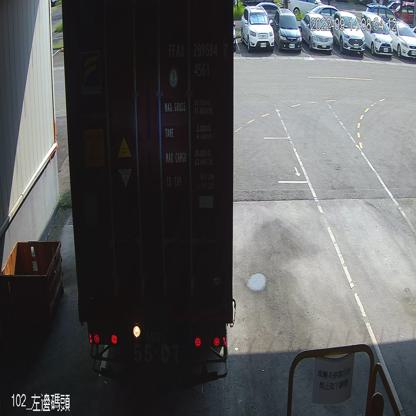
#> input picture 貨櫃資料集/images/test/image_0058.jpg, 416 x 416 px, given as the content of the folder /content/crop_images, which was not available
$ jupyter execute --allow-errors 'HW03_YoloV8_Colab_新測試集.ipynb'   (shell and % lines are left out)   (text cells are left out)
#> lines starting #> are read from the running program, lines starting #| are printed output that depends on the picture; after the words box and inside, x2 and y2 are one past the last pixel; in counts of white or black regions, pixels touching at a corner belong together; pictures that were not available may be replaced by others from this repository, and a replacement may not be noted
[cell 1]
'''
#將.xml轉成Yolo所需 .txt檔案
import os
import xml.etree.ElementTree as ET

def convert_coordinates(size, box):
    # 轉換坐標
    dw = 1.0 / size[0]
    dh = 1.0 / size[1]
    x = (box[0] + box[1]) / 2.0
    y = (box[2] + box[3]) / 2.0
    w = box[1] - box[0]
    h = box[3] - box[2]
    x = x * dw
    w = w * dw
    y = y * dh
    h = h * dh
    return (x, y, w, h)

def convert_xml_to_yolo(xml_path, output_root, class_dict, output_folders):
    # 解析XML並轉換為YOLO格式
    tree = ET.parse(xml_path)
    root = tree.getroot()

    size = root.find('size')
    w = int(size.find('width').text)
    h = int(size.find('height').text)

    for output_folder in output_folders:
        folder_name = os.path.basename(output_folder)
        output_dir = os.path.join(output_root, folder_name)
        if not os.path.exists(output_dir):
            os.makedirs(output_dir)

        output_file_path = os.path.join(output_dir, os.path.splitext(os.path.basename(xml_path))[0] + '.txt')
        with open(output_file_path, 'w') as f:
            for obj in root.findall('object'):
                cls = obj.find('name').text
                if cls not in class_dict:
                    continue
                cls_id = class_dict[cls]
                xml_box = obj.find('bndbox')
                box = (float(xml_box.find('xmin').text), float(xml_box.find('xmax').text),
                       float(xml_box.find('ymin').text), float(xml_box.find('ymax').text))
                bb = convert_coordinates((w,h), box)
                f.write(f"{cls_id} {' '.join([str(a) for a in bb])}\n")

# 資料夾列表
folders = ["訓練集_xml", "驗證集_xml", "測試集_xml"]
o_folders = ["train", "val", "test"]

# 分類字典，將類別名映射到整數標籤
class_dict = {"container": 0}

# 輸出根資料夾路徑
output_root = "E:\Downloads\貨櫃資料集\labels"

# 如果輸出根資料夾不存在，則創建
if not os.path.exists(output_root):
    os.makedirs(output_root)

# 迴圈處理每個資料夾
for folder, o_folder in zip(folders, o_folders):
    folder_path = os.path.join("E:\Downloads\貨櫃資料集", folder)  # 資料夾路徑
    xml_files = [f for f in os.listdir(folder_path) if f.endswith('.xml')]  # 獲取所有XML檔案
    output_folders = [os.path.join(output_root, o_folder)]  # 輸出資料夾路徑
    for xml_file in xml_files:
        xml_path = os.path.join(folder_path, xml_file)  # XML檔案路徑
        convert_xml_to_yolo(xml_path, output_root, class_dict, output_folders)

print("labels轉換完成!")
'''

[cell 2]
'''
from PIL import Image

# 資料夾列表
folder_path = "E:/Downloads/貨櫃資料集/"
folders = [folder_path + "訓練集", folder_path + "驗證集", folder_path + "測試集"]

output_folders = [folder_path + "images/train", folder_path + "images/val", folder_path + "images/test"]


# 創建輸出資料夾
for output_folder in output_folders:
    os.makedirs(output_folder, exist_ok=True)

# 轉換函數
def resize_images(folder, output_folder):
    # 獲取資料夾中所有圖片的檔案名稱
    files = os.listdir(folder)

    # 迴圈處理每張圖片
    for file in files:
        # 檔案路徑
        file_path = os.path.join(folder, file)

        # 如果是檔案
        if os.path.isfile(file_path):
            # 打開圖片
            img = Image.open(file_path)

            # 重新調整大小
            resized_img = img.resize((416, 416))

            # 另存新圖片
            resized_img.save(os.path.join(output_folder, file))

# 對每個資料夾和對應的輸出資料夾調用resize_images函數
for folder, output_folder in zip(folders, output_folders):
    resize_images(folder, output_folder)

print("images轉換完成!")
'''

[cell 3]
from ultralytics import YOLO

# Load a model
#> (the rest of this cell did not finish here and is left out)

[cell 4]
# 將預測框存成txt檔

import os

# 定義圖片檔案目錄路徑
source_directory = '/content/hw3_M11221004/圖片準確率測試集'

# 預測整個目錄
#> (the rest of this cell did not finish here and is left out)

[cell 5]
# 將重複預測框使用NMS去除
import os
import numpy as np

# 讀取預測框
def read_prediction_boxes_from_txt(file_path):
    with open(file_path, 'r') as f:
        lines = f.readlines()
    boxes_by_image = {}
    for line in lines:
        parts = line.strip().split()
        if len(parts) < 6:
            continue  # 忽略不完整的行
        img_name = parts[0]
        class_name = parts[1]
        x1, y1, x2, y2 = map(float, parts[2:])
        if img_name not in boxes_by_image:
            boxes_by_image[img_name] = []
        boxes_by_image[img_name].append((class_name, x1, y1, x2, y2))
    return boxes_by_image


# [54 lines left out: functions save_boxes_to_txt_with_nms, apply_nms, calculate_iou, not called in this run]


# 讀取預測框
#> (the rest of this cell did not finish here and is left out)

[cell 6]
# 檢查每個圖片是否只有一個預測框
import os

# 讀取預測框
def read_prediction_boxes_from_txt(file_path):
    with open(file_path, 'r') as f:
        lines = f.readlines()
    boxes = []
    for line in lines:
        parts = line.strip().split()
        if len(parts) < 6:
            continue  # 忽略不完整的行
        img_name = parts[0]
        score = float(parts[-1])
        x1, y1, x2, y2 = map(float, parts[-5:-1])
        boxes.append((img_name, x1, y1, x2, y2, score))
    return boxes

# 確保每個圖片只有一個預測框
# [9 lines left out: function ensure_single_prediction_per_image, not called in this run]

# 讀取預測框
#> (the rest of this cell did not finish here and is left out)

[cell 7]
# 載入真實框
import os
from PIL import Image

def get_image_resolution(image_path):
    with Image.open(image_path) as img:
        return img.size  # 返回 (width, height)

def read_true_boxes(labels_directory, images_directory):
    true_boxes = {}
    for label_file in os.listdir(labels_directory):
        if label_file.endswith('.txt'):
            image_id = os.path.splitext(label_file)[0]
            image_path = os.path.join(images_directory, image_id + ".jpg")  # 假設影像文件格式為.jpg

            # 确保对应的影像文件存在
            if not os.path.exists(image_path):
                print(f"Image file {image_path} does not exist. Skipping.")
                continue

            with open(os.path.join(labels_directory, label_file), 'r') as f:
                lines = f.readlines()
            boxes = []
            image_width, image_height = get_image_resolution(image_path)
            for line in lines:
                parts = line.strip().split()
                if len(parts) == 5:  # 确保每行有5个部分
                    class_index = int(parts[0])
                    x_center = float(parts[1])
                    y_center = float(parts[2])
                    width = float(parts[3])
                    height = float(parts[4])
                    # 计算左上角和右下角坐标
                    x1 = int((x_center - width / 2) * image_width)
                    y1 = int((y_center - height / 2) * image_height)
                    x2 = int((x_center + width / 2) * image_width)
                    y2 = int((y_center + height / 2) * image_height)
                    boxes.append({'class_index': class_index, 'coordinates': [x1, y1, x2, y2]})
            true_boxes[image_id] = boxes
    return true_boxes

# 真實框的資料夾路徑
labels_directory = '/content/hw3_M11221004/貨櫃資料集/labels/test'
# 影像的資料夾路徑
images_directory = '/content/hw3_M11221004/貨櫃資料集/測試集'

# 讀取真實框
true_boxes = read_true_boxes(labels_directory, images_directory)

# 將真實框轉換成易於計算 IoU 的格式
true_boxes_for_iou = [{'image_id': image_id, 'boxes': boxes} for image_id, boxes in true_boxes.items()]

# 按照影像序號排序真實框
true_boxes_for_iou.sort(key=lambda x: int(x['image_id'].split('_')[-1]))

# 將真實框保存到 TXT 文件
output_path = '/content/true_boxes_for_iou.txt'  # 確保路徑正確
with open(output_path, 'w') as txtfile:
    for true_box in true_boxes_for_iou:
        image_id = true_box['image_id']
        for box in true_box['boxes']:
            class_index = box['class_index']
            x_min, y_min, x_max, y_max = box['coordinates']
            txtfile.write(f"{image_id} {class_index} {x_min} {y_min} {x_max} {y_max}\n")

print("真實框轉換完成")

[cell 8]
# 目視檢查真實框是否有對應到實際圖片
'''
import os
from PIL import Image, ImageDraw

def draw_boxes_on_image(image_path, boxes, output_path):
    with Image.open(image_path) as img:
        draw = ImageDraw.Draw(img)
        for box in boxes:
            class_index = box['class_index']
            x1, y1, x2, y2 = box['coordinates']
            draw.rectangle([x1, y1, x2, y2], outline="red", width=2)
            draw.text((x1, y1), str(class_index), fill="red")
        img.save(output_path)

# 真實框的文件路徑
true_boxes_file = '/content/true_boxes_for_iou.txt'
# 影像的資料夾路徑
images_directory = '/content/hw3_M11221004/貨櫃資料集/測試集'
# 繪製結果的資料夾路徑
draw_directory = '/content/draw'

# 確保繪製結果的資料夾存在
os.makedirs(draw_directory, exist_ok=True)

# 讀取真實框數據
true_boxes = {}
with open(true_boxes_file, 'r') as f:
    lines = f.readlines()
    for line in lines:
        parts = line.strip().split()
        image_id = parts[0]
        class_index = int(parts[1])
        x_min = int(parts[2])
        y_min = int(parts[3])
        x_max = int(parts[4])
        y_max = int(parts[5])
        box = {'class_index': class_index, 'coordinates': [x_min, y_min, x_max, y_max]}
        if image_id not in true_boxes:
            true_boxes[image_id] = []
        true_boxes[image_id].append(box)

# 繪製並保存影像
for image_id, boxes in true_boxes.items():
    image_path = os.path.join(images_directory, image_id + ".jpg")
    output_image_path = os.path.join(draw_directory, image_id + ".jpg")

    if not os.path.exists(image_path):
        print(f"Image file {image_path} does not exist. Skipping.")
        continue

    draw_boxes_on_image(image_path, boxes, output_image_path)

print("所有影像已繪製並保存完成")
'''

[cell 9]
# 定義讀取函數來讀取框的座標

import os

# 定義解析函數
def read_boxes_from_txt(file_path):
    boxes = []
    with open(file_path, 'r') as file:
        lines = file.readlines()
        for line in lines:
            parts = line.strip().split()
            image_id = parts[0]
            class_index = int(float(parts[1]))  # 轉換為整數
            x_min = float(parts[2])
            y_min = float(parts[3])
            x_max = float(parts[4])
            y_max = float(parts[5])
            boxes.append({'image_id': image_id, 'class_index': class_index, 'coordinates': [x_min, y_min, x_max, y_max]})
    return boxes

# 讀取真實框和預測框的文件路徑
true_boxes_file = 'true_boxes_for_iou.txt'
pred_boxes_file = 'nms_pred_boxes_for_iou.txt'

# 讀取真實框和預測框
#> (the rest of this cell did not finish here and is left out)

[cell 10]
# 計算IoU 與 讀取真實框、預測框座標文件

# [15 lines left out: function calculate_iou, not called in this run]


# 讀取預測框和真實框的文件
def read_boxes_from_txt(file_path):
    boxes = []
    with open(file_path, 'r') as file:
        lines = file.readlines()
        for line in lines:
            parts = line.strip().split()
            image_id = parts[0]
            class_index = int(float(parts[1]))  # 轉換為整數
            x_min = float(parts[2])
            y_min = float(parts[3])
            x_max = float(parts[4])
            y_max = float(parts[5])
            boxes.append({'image_id': image_id, 'class_index': class_index, 'coordinates': [x_min, y_min, x_max, y_max]})
    return boxes

# 讀取真實框和預測框
true_boxes_file = 'true_boxes_for_iou.txt'
pred_boxes_file = 'nms_pred_boxes_for_iou.txt'

#> (the rest of this cell did not finish here and is left out)

[cell 11]
'''
# 讀取預測框檔案
pred_boxes_file = 'nms_pred_boxes_for_iou.txt'
true_boxes_file = 'true_boxes_for_iou.txt'

pred_boxes = {}
true_boxes = {}

with open(pred_boxes_file, 'r') as f:
    lines = f.readlines()
    for line in lines:
        parts = line.strip().split()
        img_name = parts[0]
        x1, y1, x2, y2 = map(float, parts[2:])
        w = x2 - x1
        h = y2 - y1
        pred_boxes[img_name] = (x1, y1, w, h)

with open(true_boxes_file, 'r') as f:
    lines = f.readlines()
    for line in lines:
        parts = line.strip().split()
        img_name = parts[0]
        x1, y1, x2, y2 = map(float, parts[2:])
        w = x2 - x1
        h = y2 - y1
        true_boxes[img_name] = (x1, y1, w, h)

# 定義 IoU 計算函數
def calculate_iou(box1, box2):
    x1, y1, w1, h1 = box1
    x2, y2, w2, h2 = box2

    x_left = max(x1, x2)
    y_top = max(y1, y2)
    x_right = min(x1 + w1, x2 + w2)
    y_bottom = min(y1 + h1, y2 + h2)

    intersection_area = max(0, x_right - x_left) * max(0, y_bottom - y_top)
    box1_area = w1 * h1
    box2_area = w2 * h2
    union_area = box1_area + box2_area - intersection_area

    if union_area == 0:
        return 0

    iou = intersection_area / union_area
    return iou

# 讀取 image_0XXX 的預測框和真實框座標
image_name = 'image_0719'
pred_coordinates = pred_boxes.get(image_name, (0, 0, 0, 0))
true_coordinates = true_boxes.get(image_name, (0, 0, 0, 0))

# 計算 IoU
iou = calculate_iou(pred_coordinates, true_coordinates)
print(f"{image_name} 的 IoU:", iou)
'''

[cell 12]
'''
# 初始化統計變量
TP = 0
FP = 0
FN = 0
total_iou = 0
total_predictions = 0
iou_threshold = 0.5  # IoU 大於 閾值 才算正樣本

# 遍歷每個樣本
for img_name in pred_boxes.keys():
    # 取得每個樣本的預測框和真實框
    pred_box = pred_boxes[img_name]
    true_box = true_boxes[img_name]

    # 取出預測框和真實框的坐標
    pred_coordinates = pred_box
    true_coordinates = true_box

    # 計算 IoU
    iou = calculate_iou(pred_coordinates, true_coordinates)

    # 打印每个样本的 IoU
    print(f"IoU for {img_name}: {iou}")

    # 根據 IoU 值更新 TP、FP 和 FN

    if iou >= iou_threshold:
        TP += 1
    else:
        FN += 1


    # 更新 total_iou
    total_iou += iou

# 計算 Precision、Recall、F1-score、mAP
precision = TP / (TP + FP) if (TP + FP) > 0 else 0
recall = TP / (TP + FN) if (TP + FN) > 0 else 0
f1_score = 2 * (precision * recall) / (precision + recall) if (precision + recall) > 0 else 0
mAP = total_iou / len(pred_boxes) if len(pred_boxes) > 0 else 0

# 打印所有指標的值
print("TP:", TP)
print("FP:", FP)
print("FN:", FN)
print("Precision:", precision)
print("Recall:", recall)
print("F1 Score:", f1_score)
print("mAP:", mAP)
'''

[cell 13]
# 遇到UTF-8錯誤
import locale
locale.getpreferredencoding = lambda: "UTF-8"

[cell 14]
# 讀取預測框與預測後圖片檔
def read_bounding_boxes(file_path):
    bounding_boxes = {}
    with open(file_path, 'r') as file:
        lines = file.readlines()
        for line in lines:
            parts = line.strip().split()
            image_name = parts[0]
            bbox = list(map(float, parts[1:]))
            bounding_boxes[image_name] = bbox
    return bounding_boxes

# [8 lines left out: function check_filenames, not called in this run]

#> (the rest of this cell did not finish here and is left out)

[cell 15]
# 裁切圖片並保存
from PIL import Image
import os

def load_image(image_path):
    return Image.open(image_path)

# [31 lines left out: function crop_image_with_bbox, not called in this run]


#> (the rest of this cell did not finish here and is left out)


    cropped_image_paths = []

    # 檢查檔名對應並裁切圖片
    for image_name in bounding_boxes.keys():
        image_file_name = image_name + ".jpg"  # 假設圖片副檔名是 .jpg，根據實際情況調整
        image_path = os.path.join(image_folder, image_file_name)
        if not os.path.exists(image_path):
            print(f"Image {image_file_name} not found in {image_folder}")
        else:
            print(f"Image {image_file_name} found and verified")

            # 裁切圖片並保存
            cropped_image_path = crop_image_with_bbox(image_path, bounding_boxes[image_name], cropped_image_folder)
            if cropped_image_path:
                cropped_image_paths.append(cropped_image_path)

    # 列印裁切後的所有圖片路徑
    print("Cropped image paths:")
    for path in cropped_image_paths:
        print(path)

[cell 16]
# 使用大津法將圖片二值化
import cv2
import os

def binarize_image(image_path, save_folder):
    # 讀取圖片
#> called with image_path = '_only/image_0058.jpg', save_folder = '/content/adjust_images'
    image = cv2.imread(image_path)
#> image is the input picture: shape (416, 416, 3); mean B, G, R 90.8, 89.6, 88.7

    # 將圖片轉換為灰度模式
    gray_image = cv2.cvtColor(image, cv2.COLOR_BGR2GRAY)
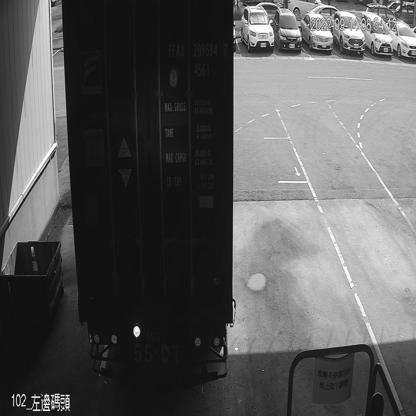
#> gray_image: shape (416, 416); min 0, max 255, mean 89.5

    # 使用大津法計算閾值
    _, binary_image = cv2.threshold(gray_image, 0, 255, cv2.THRESH_BINARY | cv2.THRESH_OTSU)
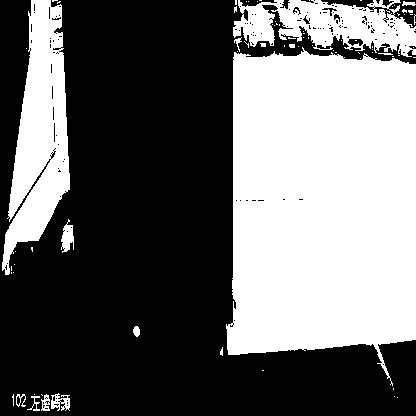
#> binary_image: shape (416, 416); 41% white; 76 white regions (62 under 20 px), largest, box (x1, y1, x2, y2) and area: (226, 47, 416, 386) 53565, (2, 0, 70, 275) 10211, (233, 0, 416, 57) 6046

    # 反轉二值化圖片，將背景設置為白色，文字設置為黑色
    inverted_image = cv2.bitwise_not(binary_image)

    # 確保保存資料夾存在
    if not os.path.exists(save_folder):
        os.makedirs(save_folder)

    # 取得原始檔名
    base_name = os.path.basename(image_path)

    # 組合儲存路徑
    adjusted_image_path = os.path.join(save_folder, base_name)

    # 儲存調整後的圖片
    cv2.imwrite(adjusted_image_path, inverted_image)
    print(f"Adjusted image saved at {adjusted_image_path}")

    return adjusted_image_path

# 指定裁切後圖片的資料夾路徑
cropped_image_folder = '/content/crop_images'

# 指定調整後圖片的保存資料夾
adjusted_image_folder = '/content/adjust_images'

# 檢查裁切後的所有圖片
for root, dirs, files in os.walk(cropped_image_folder):
    for file in files:
        # 裁切後圖片的完整路徑
        cropped_image_path = os.path.join(root, file)

        # 進行大津法計算閾值並反轉二值化處理並保存
        adjusted_image_path = binarize_image(cropped_image_path, adjusted_image_folder)

[cell 17]
import os
import re
import pytesseract
from PIL import Image

# 圖片路徑
image_path = "/content/adjust_images"

# 取得路徑下所有圖片檔案名稱
image_files = [f for f in os.listdir(image_path) if f.endswith(('.png', '.jpg', '.jpeg'))]

# 文字辨識函式
def image_to_text(image_file):
#> called with image_file = 'image_0058.jpg'
    try:
        # 使用Pillow套件打開圖片
        with Image.open(os.path.join(image_path, image_file)) as img:
            # 將圖片轉換成文字
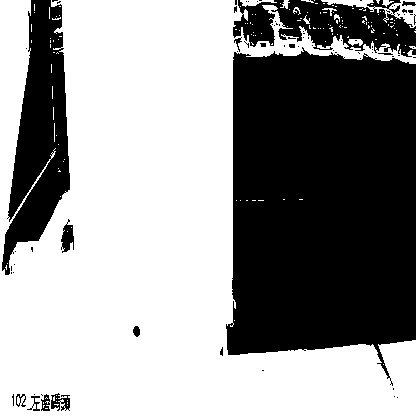
#> img: PIL image 416x416 L; min 0, max 255, mean 150.5
            text = pytesseract.image_to_string(img, lang='eng')  # 設定辨識語言，這裡是英文

            # 使用正則表達式過濾出英文字母和數字
            filtered_text = re.sub(r'[^A-Za-z0-9]', '', text)

            # 確保文字總長度為15，沒有的話補足空格
            if len(filtered_text) < 15:
                filtered_text = filtered_text.ljust(15, ' ')
            elif len(filtered_text) > 15:
                filtered_text = filtered_text[:15]

            return filtered_text
    except Exception as e:
        print(f"Error processing {image_file}: {e}")
        return None

# 計算準確率
correct_count = 0
total_count = len(image_files)

#> (the rest of this cell did not finish here and is left out)
